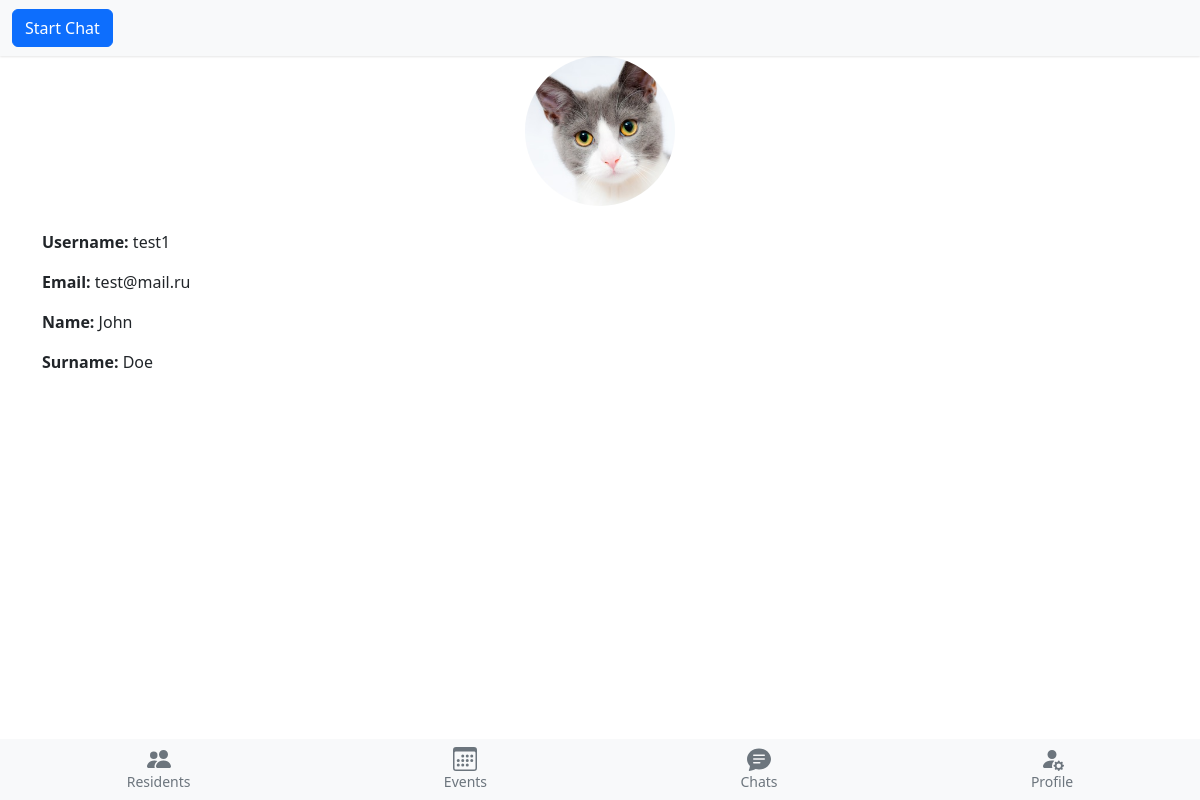
Screenshot of /user/test1/ (signed in) with the database file from the repository.
### accounts/models.py (models this page shows)
class Profile(AbstractUser):
    BUSINESS_SECTORS = (
        ('agriculture', 'Agriculture'),
        ('construction', 'Construction'),
        ('manufacturing', 'Manufacturing'),
        ('wholesale', 'Wholesale'),
        ('retail', 'Retail'),
        ('transportation', 'Transportation'),
        ('information', 'Information'),
        ('finance', 'Finance and Insurance'),
        ('healthcare', 'Healthcare'),
        ('education', 'Education Services')
    )
    avatar = models.ImageField(upload_to='avatars/', null=True, blank=True)
    business_sector = models.CharField(choices=BUSINESS_SECTORS, max_length=100, null=True, blank=True)
    company = models.CharField(max_length=100, blank=True, null=True)
    expertise = models.CharField(max_length=100, blank=True, null=True)
    resources = models.TextField(blank=True, null=True)
    achievements = models.TextField(blank=True, null=True)
    goals = models.TextField(blank=True, null=True)
    requests = models.TextField(blank=True, null=True)
    city = models.CharField(max_length=100, blank=True, null=True)
    date_of_birth = models.DateField(blank=True, null=True)
    hobbies = models.TextField(blank=True, null=True)
    education = models.TextField(blank=True, null=True)
    interesting_facts = models.TextField(blank=True, null=True)
    marital_status = models.CharField(max_length=100, blank=True, null=True)
    phone_number = models.CharField(max_length=15, blank=True, null=True)
    website = models.URLField(blank=True, null=True)
    whatsapp_url = models.URLField(blank=True, null=True)
    telegram_url = models.URLField(blank=True, null=True)
    instagram_url = models.URLField(blank=True, null=True)
    twitter_url = models.URLField(blank=True, null=True)
    facebook_url = models.URLField(blank=True, null=True)
    vk_url = models.URLField(blank=True, null=True)
    tiktok_url = models.URLField(blank=True, null=True)

### accounts/views.py (the view)
# urls.py: path('user/<str:username>/', UserProfileView.as_view(), name='user-profile'),
class UserProfileView(LoginRequiredMixin, View):
    def get(self, request, username):
        user = get_user_model().objects.get(username=username)
        if request.user.username == username:
            return redirect('profile')
        return render(request, 'profiles/user_profile.html', {'user': user})

### chatrooms/templates/profiles/user_profile.html
{% extends "chatrooms/base.html" %}
{% load bootstrap5 %}
{% load static %}
{% block navbar %}
<nav class="navbar navbar-light bg-light sticky-top navbar-profile">
    <div class="container-fluid d-flex justify-content-between">
        <button class="btn btn-primary" onclick="location.href='{% url 'start-chat' username=user.username %}'">Start Chat</button>
    </div>
</nav>
{% endblock %}
{% block content %}
{% include 'profiles/user_card.html' %}
{% endblock %}
{% block footer %}
{% include "chatrooms/footer.html" %}
{% endblock %}

### chatrooms/templates/profiles/user_card.html (shortened to what this page needs)
{% load static %}
<div class="container">
    <div class="card-body">
        <div class="text-center mb-4">
            {% if user.avatar %}
            <img src="{{ user.avatar.url }}" class="rounded-circle" alt="Profile Picture" width="150"
                 height="150">
            {% else %}
            <img src="{% static 'profile.jpg' %}" class="rounded-circle" alt="Profile Picture" width="150" height="150">
            {% endif %}
        </div>
        <p><strong>Username:</strong> {{ user.username }}</p>
        <p><strong>Email:</strong> {{ user.email }}</p>
        <p><strong>Name:</strong> {{ user.first_name }}</p>
        <p><strong>Surname:</strong> {{ user.last_name }}</p>
    </div>
</div>

### static/style.css (style rules this page uses)
body { background-color: white; }
.navbar-profile { height: 3.5rem; box-shadow: 0 1px 2px rgba(0, 0, 0, 0.1); }
.sticky-top { position: sticky; top: 0; z-index: 1020; }

### rows the page displays
Profile: avatar (picture), username "test1", email "test@mail.ru", first_name "John", last_name "Doe"
